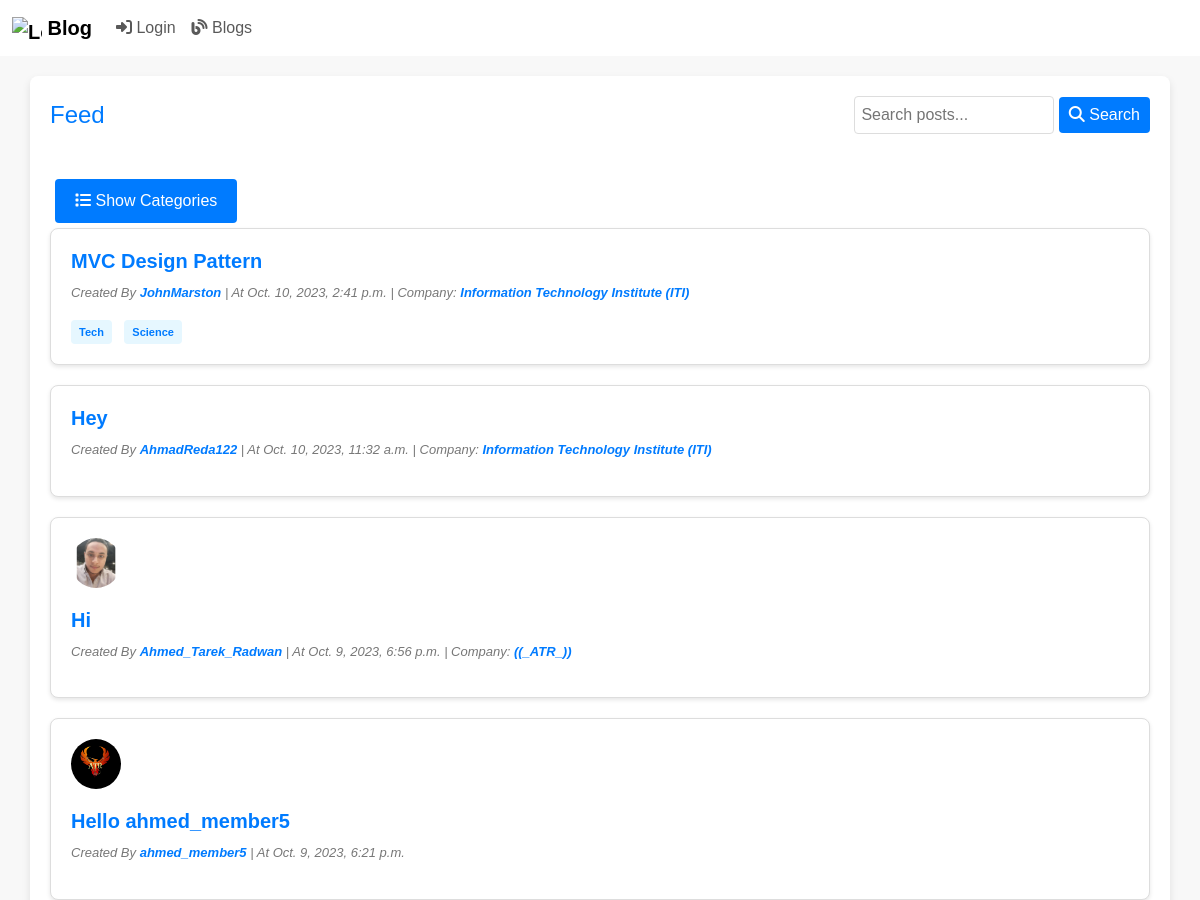
/blog/ (upper part), run on an earlier commit of the app's database.
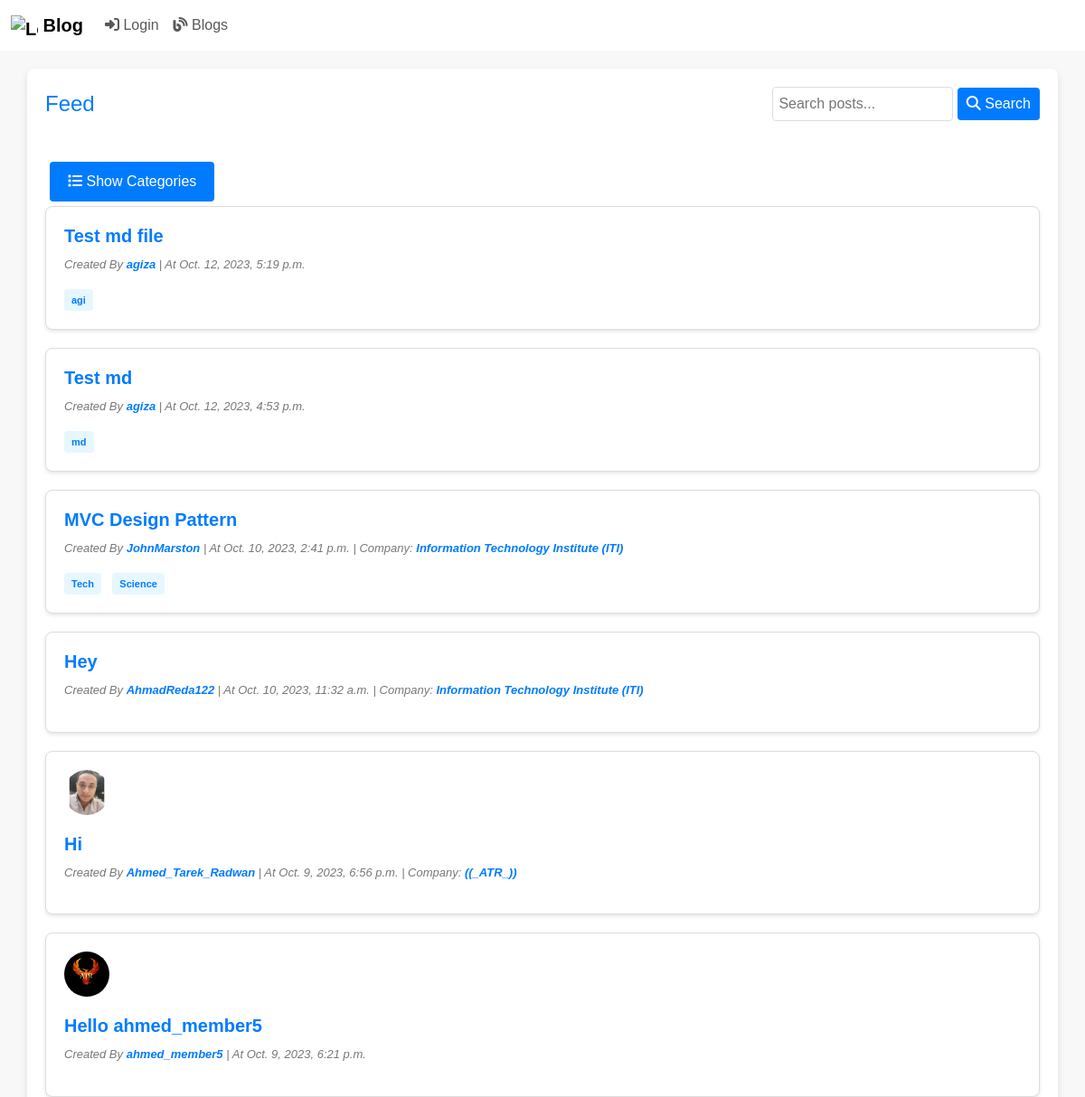
And on a later commit of the database.
### myApp/models.py (models this page shows, shortened)
class Blog(models.Model):
  ID = models.BigAutoField(auto_created = True, primary_key=True, verbose_name="ID")
  title = models.CharField(max_length=200)
  content = models.TextField()
  author = models.ForeignKey(User, on_delete=models.CASCADE, blank=False)
  created_at = models.DateTimeField(auto_now_add=True, blank=True)
  updated_at = models.DateTimeField(auto_now=True)
  is_draft = models.BooleanField(default=True)
  publish_status = models.CharField(max_length=10, choices=[('draft', 'Draft'), ('published', 'Published')], default='draft')
  tags = models.ManyToManyField(Tag,related_name="tag_posts")
  categories = models.ManyToManyField(Category)
  company = models.ForeignKey(Company, on_delete=models.SET_NULL, blank=True, null=True)

class Company(models.Model):
  ID = models.BigAutoField(auto_created = True, primary_key=True, verbose_name="ID")
  name = models.CharField(max_length=30)
  manager = models.ForeignKey(User, on_delete=models.CASCADE, blank=False)
  location = models.CharField(max_length=100, null=True, blank=True)
  description = models.TextField(null=True, blank=True)
  def __str__(self):
    return self.name

class Tag(models.Model):
  category  = models.ManyToManyField(Category,related_name='tags')
  tag_name  = models.CharField(max_length=100)

class UserProfile(models.Model):
  user = models.OneToOneField(User, on_delete=models.CASCADE)
  company = models.ForeignKey(Company, on_delete=models.SET_NULL, blank=True, null=True)
  auth_level = models.CharField(max_length=10, null=True, choices=[('viewer', 'Viewer'), ('member', 'Member'), ('admin', 'Admin'), ('manager', 'Manager')], default="Member")
  groups = models.ForeignKey(Group, on_delete=models.SET_NULL, null=True, blank=True)
  photo = models.ImageField(upload_to='profile_photos/', blank=True, null=True)

### myApp/views.py (the view)
# urls.py: path("blog/", views.showBlogs, name="showBlogs"),
def showBlogs(request):
    query = request.GET.get('q')
    blogs = Blog.objects.filter(publish_status="published").order_by("-created_at")
    categories = Category.objects.all()
    if query:
        blogs = blogs.filter(Q(title__icontains=query) | Q(content__icontains=query))
    context = {"Blogs": blogs, "query": query,'categories': categories,}
    return render(request, "Blog/home.html", context)

### myApp/templatetags/my_custom_tags.py (called while the page is built)
@register.filter(name='userProfID')
def userProfID(user):
    userProf = UserProfile.objects.get(user=user)
    return userProf.id

### myApp/templates/Blog/home.html (shortened to what this page needs)
<!DOCTYPE html>
<html lang="en">
{% load static %} {% load crispy_forms_tags %}
{% load my_custom_tags %}
<head>
    <link href="{% static 'css/bootstrap.css' %}" rel="stylesheet">
    <link href="{% static 'css/home.css' %}" rel="stylesheet">
    <link rel="stylesheet" href="https://cdnjs.cloudflare.com/ajax/libs/font-awesome/6.1.0/css/all.min.css">
</head>
<body>
    {% include "Blog/blogNavBar.html" %}
    <div class="container">
        <div class="header-search">
			<h1>Feed</h1>
			<form method="get" class="search-form">
				<input type="search" name="q" placeholder="Search posts..." {% if query %}value="{{ query }}"{% endif %}>
				<button type="submit"><i class="fas fa-search"></i> Search</button>
			</form>
		</div>
        <button class="toggle-button" onclick="toggleCategories()">
            <i class="fas fa-list"></i> Show Categories
        </button>
        {% for blog in Blogs %}
        <div class="blog-card">
            {% if blog.author.userprofile.photo %}
            <div class="header-search">
            <div class="user-photo">
                <img src="{{ blog.author.userprofile.photo.url }}" alt="{{ blog.author.username }}">
            </div>
        </div>
            {% endif %}
            <h4><a href="{% url "blogPage" id=blog.ID %}" style="color: #007bff;">{{ blog.title|capfirst }}</a></h4>
            <div class="meta-info">
                <p class="meta-info">
                    Created By <a href="{% url "userProfile" userProfID=blog.author|userProfID %}">{{ blog.author.username }}</a>
                    | At {{ blog.created_at }}
                    {% if blog.company %}
                    | Company: <a href="{% url "companyProfile" company_id=blog.company.ID %}">{{ blog.company }}</a>
                    {% endif %}
                </p>
            </div>
            <div class="tags">
                {% if blog.tags.all %}
                {% for tag in blog.tags.all %}
                <a href="{% url "tagposts" tag.pk %}" class="tag">{{ tag.tag_name }}</a>
                {% endfor %}
                {% endif %}
            </div>
        </div>
        {% endfor %}
    </div>
</body>
</html>

What changed in the data, as far as the page shows it:
added Blog: title "Test md file", author.username "agiza", created_at "Oct. 12, 2023, 5:19 p.m."
added Tag: tag_name "agi", shown under "Test md file"
added Blog: title "Test md", author.username "agiza", created_at "Oct. 12, 2023, 4:53 p.m."
added Tag: tag_name "md", shown under "Test md"
